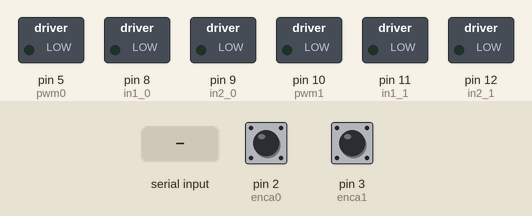
This sketch was run on a simulated Arduino Uno, built with avr-gcc and run on an emulated ATmega328P. On the bench: switched loads named in the sketch (green lamp = pin HIGH). The inputs (shaded band) are chosen by the test bench; at power-on: pin 2 (enca0) HIGH, pin 3 (enca1) HIGH.

Above: at 1.2 s.
1.3 s: "11\n" received over Serial
At 2.0 s:
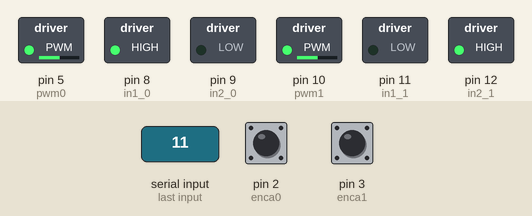
2.8 s: "01\n" received over Serial
At 4.6 s:
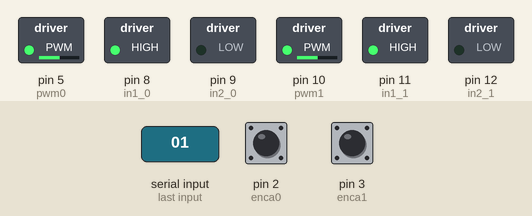
4.9 s: "10\n" received over Serial
At 6.6 s:
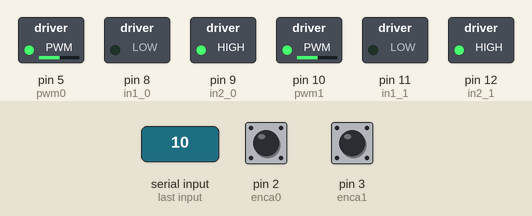
Timing chart, 0 to 8.1 s (numbered marks = the images above; inputs shaded):
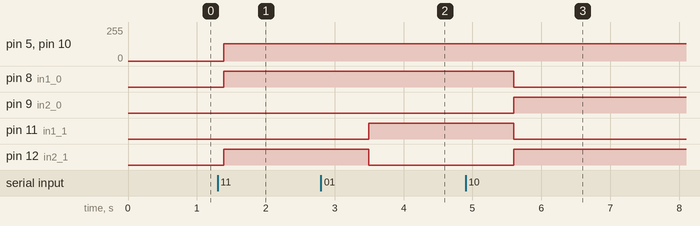

The sketch:

main_arduino_code.ino
```cpp
#include <SoftwareSerial.h>
#include <util/atomic.h>

// ----------------------------------------------------------------------
// PIN DEFINITIONS
// ----------------------------------------------------------------------
const int enca0 = 2;  // INT0
const int encb0 = 4;
const int enca1 = 3;  // INT1
const int encb1 = 7;

const int pwm0 = 5;
const int in1_0 = 8;
const int in2_0 = 9;

const int pwm1 = 10;
const int in1_1 = 11;
const int in2_1 = 12;

// ----------------------------------------------------------------------
// GLOBALS
// ----------------------------------------------------------------------
volatile long posi0 = 0;
volatile long posi1 = 0;

const int MAX_QUEUE_SIZE = 100;
String commandQueue[MAX_QUEUE_SIZE];
int queueStart = 0, queueEnd = 0;

bool commandActive = false;
bool reachedTarget = false;
unsigned long tStart = 0;
const unsigned long CMD_DURATION = 2000UL;

bool sequenceTimerStarted = false;
unsigned long sequenceStartTime = 0;
unsigned long elapsedSequenceTime = 0;

String currentCommand = "";
long target0 = 0;
long target1 = 0;

long prevMicros = 0;
float deltaT;

bool stopRequested = false;

// ----------------------------------------------------------------------
class SimplePID {
private:
  float kp, kd, ki, umax;
  float eprev, eintegral;
public:
  SimplePID()
    : kp(1), kd(0), ki(0), umax(255), eprev(0), eintegral(0) {}
  void setParams(float _kp, float _kd, float _ki, float _umax) {
    kp = _kp;
    kd = _kd;
    ki = _ki;
    umax = _umax;
  }
  void evalu(int value, int targ, float dT, int &pwr, int &dir) {
    int e = targ - value;
    float dedt = (e - eprev) / dT;
    eintegral += e * dT;
    float u = kp * e + kd * dedt + ki * eintegral;
    pwr = min((int)fabs(u), (int)umax);
    dir = (u < 0) ? -1 : 1;
    eprev = e;
  }
};
SimplePID pid0, pid1;

SoftwareSerial ArduinoUno(6, 13);  // RX, TX

bool isQueueEmpty() {
  return queueStart == queueEnd;
}
bool isQueueFull() {
  return ((queueEnd + 1) % MAX_QUEUE_SIZE) == queueStart;
}

void enqueue(const String &cmd) {
  if (!isQueueFull()) {
    commandQueue[queueEnd] = cmd;
    queueEnd = (queueEnd + 1) % MAX_QUEUE_SIZE;
  }
}

String dequeue() {
  if (isQueueEmpty()) return "";
  String s = commandQueue[queueStart];
  queueStart = (queueStart + 1) % MAX_QUEUE_SIZE;
  return s;
}

void clearQueue() {
  queueStart = queueEnd = 0;
}

void setMotor(int dir, int pwmVal, int pwmPin, int inA, int inB) {
  analogWrite(pwmPin, pwmVal);
  if (dir > 0) {
    digitalWrite(inA, HIGH);
    digitalWrite(inB, LOW);
  } else if (dir < 0) {
    digitalWrite(inA, LOW);
    digitalWrite(inB, HIGH);
  } else {
    digitalWrite(inA, LOW);
    digitalWrite(inB, LOW);
  }
}

void readEncoder0() {
  if (digitalRead(encb0)) posi0++;
  else posi0--;
}
void readEncoder1() {
  if (digitalRead(encb1)) posi1++;
  else posi1--;
}

void processInputString(String &s) {
  int idx;
  while ((idx = s.indexOf('|')) != -1) {
    String tok = s.substring(0, idx);
    if (tok == "STOP") {
      stopRequested = true;
    } else if (tok.length()) {
      enqueue(tok);
    }
    s = s.substring(idx + 1);
  }

  if (s.length()) {
    if (s == "STOP") {
      stopRequested = true;
      sequenceTimerStarted = false;
    } else {
      enqueue(s);
    }
  }
}

void processNextCommand() {
  currentCommand = dequeue();
  ATOMIC_BLOCK(ATOMIC_RESTORESTATE) {
    posi0 = posi1 = 0;
  }
  reachedTarget = false;
  commandActive = true;
  tStart = millis();

  if (currentCommand.startsWith("11")) {
    target0 = 180;
    target1 = -180;
  } else if (currentCommand == "01") {
    target0 = 95;
    target1 = 95;
  } else if (currentCommand == "10") {
    target0 = -95;
    target1 = -95;
  } else {
    target0 = target1 = 0;
  }
  ArduinoUno.print(">> CMD: ");
  ArduinoUno.println(currentCommand);
}

void setup() {
  Serial.begin(9600);
  ArduinoUno.begin(4800);

  pinMode(enca0, INPUT_PULLUP);
  pinMode(encb0, INPUT_PULLUP);
  pinMode(enca1, INPUT_PULLUP);
  pinMode(encb1, INPUT_PULLUP);
  pinMode(pwm0, OUTPUT);
  pinMode(in1_0, OUTPUT);
  pinMode(in2_0, OUTPUT);
  pinMode(pwm1, OUTPUT);
  pinMode(in1_1, OUTPUT);
  pinMode(in2_1, OUTPUT);

  attachInterrupt(digitalPinToInterrupt(enca0), readEncoder0, RISING);
  attachInterrupt(digitalPinToInterrupt(enca1), readEncoder1, RISING);

  pid0.setParams(2, 0, 0, 130);
  pid1.setParams(2, 0, 0, 130);
  prevMicros = micros();

  ArduinoUno.println("Ready.");
}
int commandsDone=0;
void loop() {
  static String inBuffer = "";
  while (Serial.available()) {
    char c = Serial.read();
    if (c == '\n') {
      processInputString(inBuffer);
      inBuffer = "";

      if (!sequenceTimerStarted) {
        sequenceStartTime = millis();
        sequenceTimerStarted = true;
        ArduinoUno.println("** Sequence timer started **");
      }
    } else {
      inBuffer += c;
    }
  }

  if (sequenceTimerStarted) {
    elapsedSequenceTime = millis() - sequenceStartTime;
  }

  // If STOP (00) was received and command has just finished
  if (stopRequested && !commandActive) {
    clearQueue();  // remove all subsequent commands

    int executedCommands = elapsedSequenceTime / 2000 + (elapsedSequenceTime % 2000 != 0);
    Serial.println(String(commandsDone));  // send to NodeMCU
    commandsDone=0;
    ArduinoUno.print(">> STOP received. Commands executed: ");
    ArduinoUno.println(executedCommands);

    stopRequested = false;
    return;  // prevent running any more commands
  }

  if (!commandActive && !isQueueEmpty() && !stopRequested) {
    processNextCommand();

  }

  if (commandActive) {
    unsigned long now = millis();
    unsigned long m = micros();
    deltaT = (m - prevMicros) / 1e6;
    prevMicros = m;

    if (!reachedTarget && (currentCommand == "11" || currentCommand == "01" || currentCommand == "10")) {
      int p0, d0, p1, d1;
      if (currentCommand == "11") {
        pid0.evalu(posi0, target0, deltaT, p0, d0);
        pid1.evalu(posi1, target1, deltaT, p1, d1);
      } else {
        pid0.evalu(posi0, target0, deltaT, p0, d0);
        pid1.evalu(posi1, target0, deltaT, p1, d1);
      }
      setMotor(d0, p0, pwm0, in1_0, in2_0);
      setMotor(d1, p1, pwm1, in1_1, in2_1);

      bool ok = (abs(posi0 - target0) < 20 && abs(posi1 - (currentCommand == "11" ? target1 : target0)) < 20);
      if (ok) {
        setMotor(0, 0, pwm0, in1_0, in2_0);
        setMotor(0, 0, pwm1, in1_1, in2_1);
        reachedTarget = true;
        commandsDone++;
        ArduinoUno.println("  – reached early, holding motors off…");
      }
    }
    if (!reachedTarget && !(currentCommand == "11" || currentCommand == "01" || currentCommand == "10")) {
      setMotor(0, 0, pwm0, in1_0, in2_0);
      setMotor(0, 0, pwm1, in1_1, in2_1);
      reachedTarget = true;

    }
    if (now - tStart >= CMD_DURATION) {
      commandActive = false;
      ArduinoUno.println("<< CMD complete");
      delay(50);
    }
  }

  delay(10);
}
```

Measured:
- after the input at 1.3 s, pin 5 (pwm0), pin 10 (pwm1): 0/255 → 130/255 after 0.09 s; pin 8 (in1_0), pin 12 (in2_1): LOW → HIGH after 0.09 s
- after the input at 2.8 s, pin 11 (in1_1): LOW → HIGH after 0.69 s; pin 12 (in2_1): HIGH → LOW after 0.69 s
- after the input at 4.9 s, pin 8 (in1_0), pin 11 (in1_1): HIGH → LOW after 0.70 s; pin 9 (in2_0), pin 12 (in2_1): LOW → HIGH after 0.70 s
